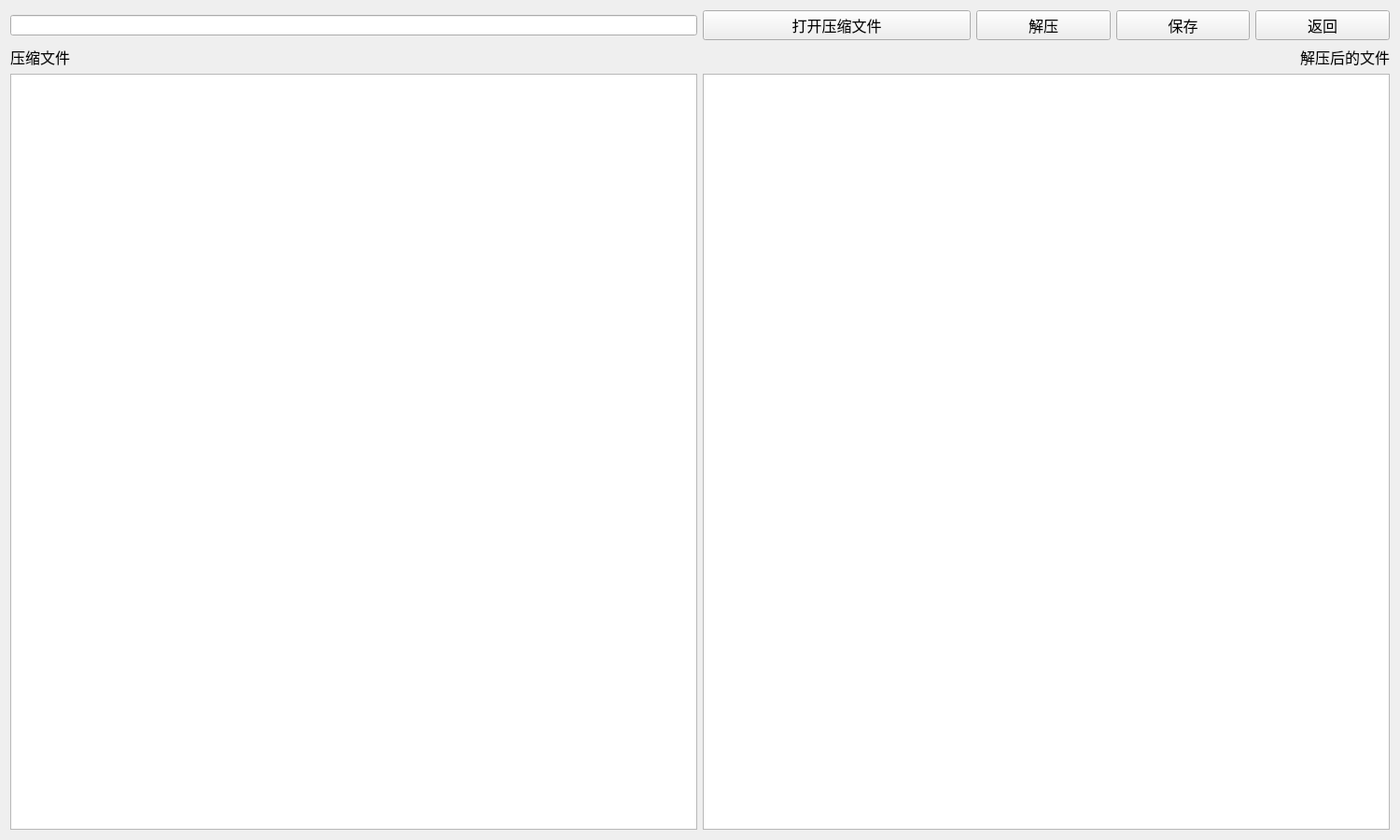
<?xml version="1.0" encoding="UTF-8"?>
<ui version="4.0">
 <class>JieyaWidget</class>
 <widget class="QWidget" name="JieyaWidget">
  <property name="geometry">
   <rect>
    <x>0</x>
    <y>0</y>
    <width>1500</width>
    <height>900</height>
   </rect>
  </property>
  <property name="windowTitle">
   <string>解压程序</string>
  </property>
  <layout class="QVBoxLayout" name="verticalLayout">
   <item>
    <layout class="QHBoxLayout" name="horizontalLayout_2" stretch="5,5">
     <item>
      <widget class="QLineEdit" name="lineEdit"/>
     </item>
     <item>
      <layout class="QHBoxLayout" name="horizontalLayout" stretch="4,2,2,2">
       <item>
        <widget class="QPushButton" name="pushButton">
         <property name="font">
          <font>
           <pointsize>12</pointsize>
          </font>
         </property>
         <property name="text">
          <string>打开压缩文件</string>
         </property>
        </widget>
       </item>
       <item>
        <widget class="QPushButton" name="pushButton_2">
         <property name="font">
          <font>
           <pointsize>12</pointsize>
          </font>
         </property>
         <property name="text">
          <string>解压</string>
         </property>
        </widget>
       </item>
       <item>
        <widget class="QPushButton" name="pushButton_4">
         <property name="font">
          <font>
           <pointsize>12</pointsize>
          </font>
         </property>
         <property name="text">
          <string>保存</string>
         </property>
        </widget>
       </item>
       <item>
        <widget class="QPushButton" name="pushButton_3">
         <property name="font">
          <font>
           <pointsize>12</pointsize>
          </font>
         </property>
         <property name="text">
          <string>返回</string>
         </property>
        </widget>
       </item>
      </layout>
     </item>
    </layout>
   </item>
   <item>
    <layout class="QHBoxLayout" name="horizontalLayout_3">
     <item>
      <widget class="QLabel" name="label">
       <property name="font">
        <font>
         <pointsize>12</pointsize>
        </font>
       </property>
       <property name="text">
        <string>压缩文件</string>
       </property>
      </widget>
     </item>
     <item>
      <spacer name="horizontalSpacer">
       <property name="orientation">
        <enum>Qt::Horizontal</enum>
       </property>
       <property name="sizeHint" stdset="0">
        <size>
         <width>40</width>
         <height>20</height>
        </size>
       </property>
      </spacer>
     </item>
     <item>
      <widget class="QLabel" name="label_2">
       <property name="font">
        <font>
         <pointsize>12</pointsize>
        </font>
       </property>
       <property name="text">
        <string>解压后的文件</string>
       </property>
      </widget>
     </item>
    </layout>
   </item>
   <item>
    <layout class="QHBoxLayout" name="horizontalLayout_4">
     <item>
      <widget class="QTextEdit" name="textEdit"/>
     </item>
     <item>
      <widget class="QTextEdit" name="textEdit_2"/>
     </item>
    </layout>
   </item>
  </layout>
 </widget>
 <resources/>
 <connections/>
</ui>
